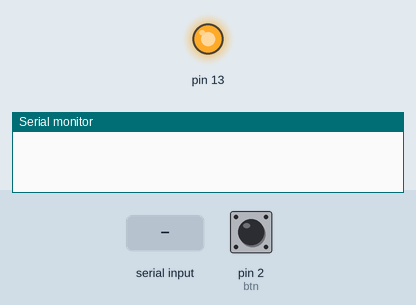
Recording of a sketch running on a simulated Arduino Mega 2560, built with avr-gcc and run on an emulated ATmega2560. Parts: output pins drawn as LEDs (lit = HIGH), the last lines printed to the serial monitor. The inputs (shaded band) are chosen by the test bench; at power-on: pin 2 (btn) HIGH.

Above: at 1.2 s.
1.3 s: "Z" received over Serial
At 1.8 s:
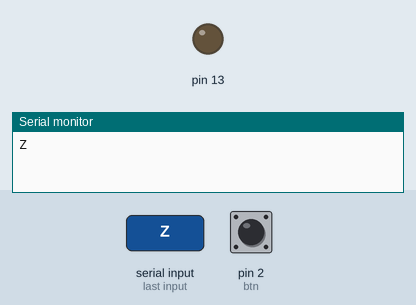
2.8 s: pin 2 (btn) pulled LOW for 0.15 s
4.4 s: pin 2 (btn) pulled LOW for 1 s
6.9 s: "H" received over Serial
8.4 s: pin 2 (btn) driven LOW
Timing chart, 0 to 11.4 s (numbered marks = the images above; inputs shaded):
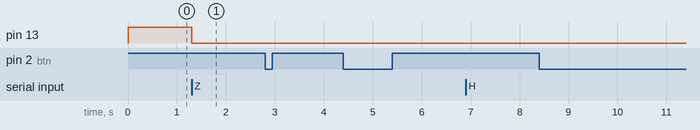

Measured:
- after the input at 1.3 s, pin 13: HIGH → LOW at once

The sketch:

TestCode.ino
```cpp
uint8_t btn = 2;
uint8_t count = 0;
char state[] = {'P', 'R', 'N', 'D'};
uint32_t last = 0;
uint32_t last1 = 0;
uint32_t timer = 0;


void setup() {
  pinMode(btn, INPUT_PULLUP);
  pinMode(13, OUTPUT);
  digitalWrite(13, HIGH);

  Serial.begin(115200);
//  Serial.println("BEGIN");
}
bool flag = false;

void loop() {
  // Send a 'Z' every 500ms
  if (flag && millis() - timer > 500) {
    Serial.write("Z");
    timer = millis();
  }

//  // Send the current state every 1000ms
//  if (millis() - last > 1000) {
//    last = millis();
//    Serial1.write(state[count]);
////    Serial1.write('H');
//    Serial.print(state[count]);
//  }

  // change state on button press
  if (digitalRead(btn) == LOW && millis() - last1 > 1000) {
    last1 = millis();
    Serial.write(state[count]);

    count++;
    if (count > 3)
      count = 0;
  }

  receiveSerial();

  delay(10);
}


void receiveSerial(void) {
  uint8_t incomingByte;
  static uint8_t last = 0;
//  static bool state = true;

  if (Serial.available() > 0) {
    incomingByte = Serial.read();

    if (incomingByte == 90) {
      digitalWrite(13, LOW);
      flag = false;
    }

    // If 'Z' is received, the gui is pinging us
    if (incomingByte == 'Z')
        Serial.write("Z");

    // If 'H' is received, the gui wants to know our state
    else if (incomingByte == 'H')
      Serial.write(state[count]);

//
//    else if (incomingByte == 'U')
//        Serial1.write("U");
//
//    else if (incomingByte == 'L')
//        Serial1.write("L");

//    Serial.print("DATA:\t");
//    Serial.println(incomingByte, DEC);
  }
}


void determineIndication(void)
{
  Serial1.write("N");
  delay(100);
}
```
